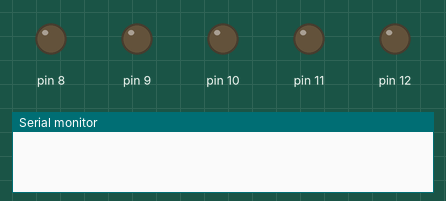
The sketch below on a simulated Arduino Uno, built with avr-gcc and run on an emulated ATmega328P. On the bench: output pins drawn as LEDs (lit = HIGH), the last lines printed to the serial monitor.

Above: at 0.1 s.
At 10.1 s:
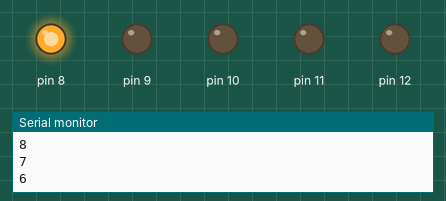
At 12.3 s:
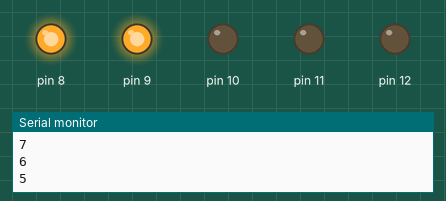
At 14.5 s:
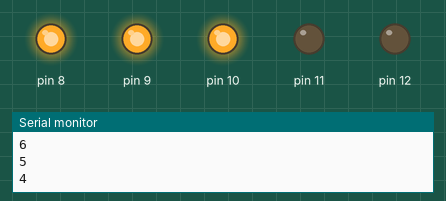
At 22.1 s:
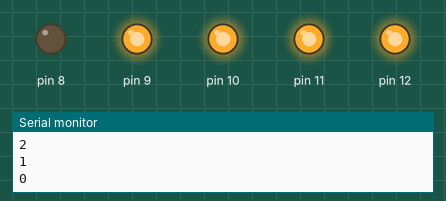
At 28.7 s:
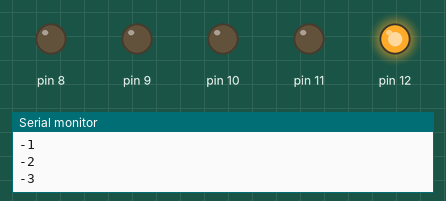
Timing chart, 0 to 32.3 s (numbered marks = the images above):
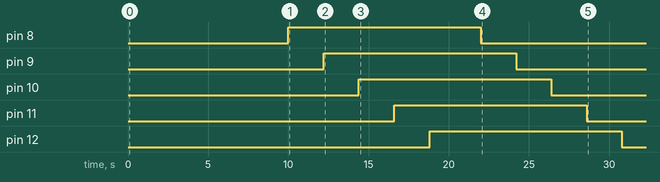

The sketch:

5_led_s_code.ino
```cpp
const int led  = 12;
const int led2 = 11;
const int led3 = 10;
const int led4 = 9;
const int led5 = 8;

void setup() {
  // put your setup code here, to run once:

  Serial.begin(9600);
  pinMode(8, OUTPUT);
  pinMode(9, OUTPUT);
  pinMode(10, OUTPUT);
  pinMode(11, OUTPUT);
  pinMode(12, OUTPUT);
}

void loop() {
  // put your main code here, to run repeatedly:
for(int i=10;i>-6;i--)
{
 if((i<=5)&&(i>-1))
 {
  digitalWrite(8,HIGH);
  delay(200);
  }
  else {
    digitalWrite(8,LOW);
  delay(200);
    }

     if((i<=4)&&(i>-2))
 {
  digitalWrite(9,HIGH);
  delay(200);
  }
  else {
    digitalWrite(9,LOW);
  delay(200);
    }

     if((i<=3)&&(i>-3))
 {
  digitalWrite(10,HIGH);
  delay(200);
  }
  else {
    digitalWrite(10,LOW);
  delay(200);
    }
    if((i<=2)&&(i>-4))
 {
  digitalWrite(11,HIGH);
  delay(200);
  }
  else {
    digitalWrite(11,LOW);
  delay(200);
    }
    if((i<=1)&&(i>-5))
 {
  digitalWrite(12,HIGH);
  delay(200);
  }
  else {
    digitalWrite(12,LOW);
  delay(200);
    }
    Serial.println(i);
  delay(1000);
  }
}
```

Measured:
- by itself, pin 8: LOW → HIGH at 10.0 s, → LOW 12.0 s later
- by itself, pin 9: LOW → HIGH at 12.2 s, → LOW 12.0 s later
- by itself, pin 10: LOW → HIGH at 14.4 s, → LOW 12.0 s later
- by itself, pin 11: LOW → HIGH at 16.6 s, → LOW 12.0 s later
- by itself, pin 12: LOW → HIGH at 18.8 s, → LOW 12.0 s later
